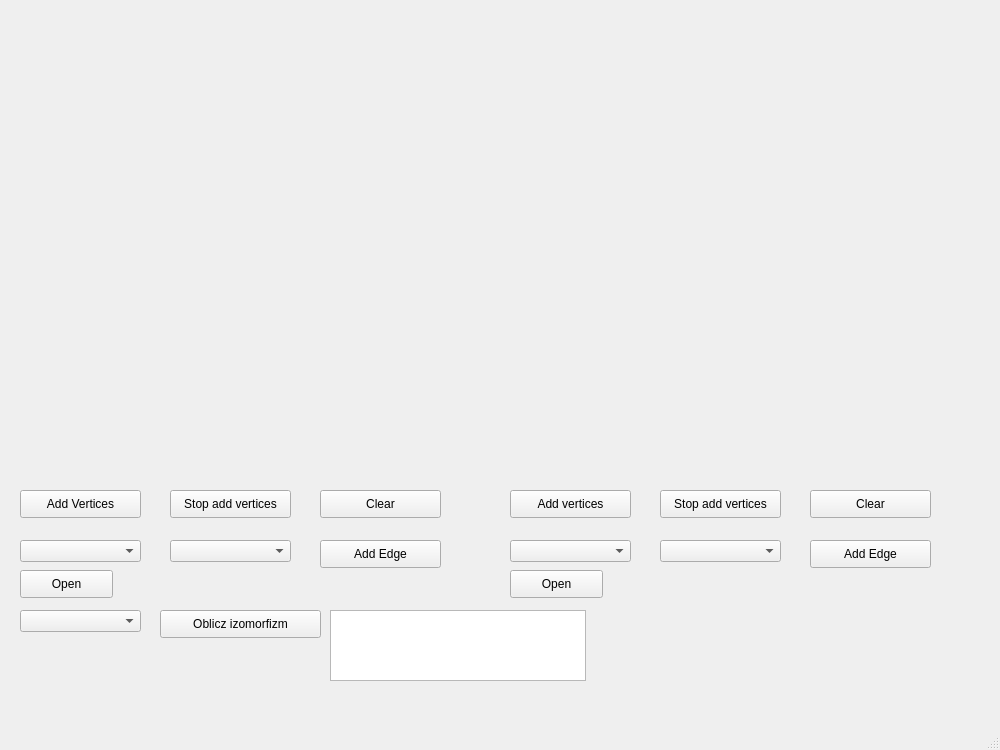
<?xml version="1.0" encoding="UTF-8"?>
<ui version="4.0">
 <class>MainWindow</class>
 <widget class="QMainWindow" name="MainWindow">
  <property name="geometry">
   <rect>
    <x>0</x>
    <y>0</y>
    <width>1000</width>
    <height>750</height>
   </rect>
  </property>
  <property name="minimumSize">
   <size>
    <width>1000</width>
    <height>750</height>
   </size>
  </property>
  <property name="maximumSize">
   <size>
    <width>1000</width>
    <height>750</height>
   </size>
  </property>
  <property name="windowTitle">
   <string>MainWindow</string>
  </property>
  <widget class="QWidget" name="centralwidget">
   <widget class="MyField" name="widget_1" native="true">
    <property name="geometry">
     <rect>
      <x>20</x>
      <y>20</y>
      <width>450</width>
      <height>450</height>
     </rect>
    </property>
    <property name="minimumSize">
     <size>
      <width>450</width>
      <height>450</height>
     </size>
    </property>
    <property name="maximumSize">
     <size>
      <width>450</width>
      <height>450</height>
     </size>
    </property>
    <property name="mouseTracking">
     <bool>true</bool>
    </property>
   </widget>
   <widget class="MyField" name="widget_2" native="true">
    <property name="geometry">
     <rect>
      <x>510</x>
      <y>20</y>
      <width>450</width>
      <height>450</height>
     </rect>
    </property>
    <property name="minimumSize">
     <size>
      <width>450</width>
      <height>450</height>
     </size>
    </property>
    <property name="maximumSize">
     <size>
      <width>450</width>
      <height>450</height>
     </size>
    </property>
    <property name="mouseTracking">
     <bool>true</bool>
    </property>
   </widget>
   <widget class="QComboBox" name="addEdgeComboBox1_1">
    <property name="geometry">
     <rect>
      <x>20</x>
      <y>540</y>
      <width>121</width>
      <height>22</height>
     </rect>
    </property>
   </widget>
   <widget class="QComboBox" name="addEdgeComboBox1_2">
    <property name="geometry">
     <rect>
      <x>170</x>
      <y>540</y>
      <width>121</width>
      <height>22</height>
     </rect>
    </property>
   </widget>
   <widget class="QComboBox" name="addEdgeComboBox2_1">
    <property name="geometry">
     <rect>
      <x>510</x>
      <y>540</y>
      <width>121</width>
      <height>22</height>
     </rect>
    </property>
   </widget>
   <widget class="QComboBox" name="addEdgeComboBox2_2">
    <property name="geometry">
     <rect>
      <x>660</x>
      <y>540</y>
      <width>121</width>
      <height>22</height>
     </rect>
    </property>
   </widget>
   <widget class="QPushButton" name="addEdgeButton_1">
    <property name="geometry">
     <rect>
      <x>320</x>
      <y>540</y>
      <width>121</width>
      <height>28</height>
     </rect>
    </property>
    <property name="text">
     <string>Add Edge</string>
    </property>
   </widget>
   <widget class="QPushButton" name="addEdgeButton_2">
    <property name="geometry">
     <rect>
      <x>810</x>
      <y>540</y>
      <width>121</width>
      <height>28</height>
     </rect>
    </property>
    <property name="text">
     <string>Add Edge</string>
    </property>
   </widget>
   <widget class="QPushButton" name="addVertexButton1_1">
    <property name="geometry">
     <rect>
      <x>20</x>
      <y>490</y>
      <width>121</width>
      <height>28</height>
     </rect>
    </property>
    <property name="text">
     <string>Add Vertices</string>
    </property>
   </widget>
   <widget class="QPushButton" name="addVertexButton1_2">
    <property name="geometry">
     <rect>
      <x>170</x>
      <y>490</y>
      <width>121</width>
      <height>28</height>
     </rect>
    </property>
    <property name="text">
     <string>Stop add vertices</string>
    </property>
   </widget>
   <widget class="QPushButton" name="addVertexButton2_1">
    <property name="geometry">
     <rect>
      <x>510</x>
      <y>490</y>
      <width>121</width>
      <height>28</height>
     </rect>
    </property>
    <property name="text">
     <string>Add vertices</string>
    </property>
   </widget>
   <widget class="QPushButton" name="addVertexButton2_2">
    <property name="geometry">
     <rect>
      <x>660</x>
      <y>490</y>
      <width>121</width>
      <height>28</height>
     </rect>
    </property>
    <property name="text">
     <string>Stop add vertices</string>
    </property>
   </widget>
   <widget class="QPushButton" name="openFileButton_1">
    <property name="geometry">
     <rect>
      <x>20</x>
      <y>570</y>
      <width>93</width>
      <height>28</height>
     </rect>
    </property>
    <property name="text">
     <string>Open</string>
    </property>
   </widget>
   <widget class="QPushButton" name="openFileButton_2">
    <property name="geometry">
     <rect>
      <x>510</x>
      <y>570</y>
      <width>93</width>
      <height>28</height>
     </rect>
    </property>
    <property name="text">
     <string>Open</string>
    </property>
   </widget>
   <widget class="QPushButton" name="compIzoButton1">
    <property name="geometry">
     <rect>
      <x>160</x>
      <y>610</y>
      <width>161</width>
      <height>28</height>
     </rect>
    </property>
    <property name="text">
     <string>Oblicz izomorfizm</string>
    </property>
   </widget>
   <widget class="QTextBrowser" name="textIso">
    <property name="geometry">
     <rect>
      <x>330</x>
      <y>610</y>
      <width>256</width>
      <height>71</height>
     </rect>
    </property>
   </widget>
   <widget class="QComboBox" name="giComboBox">
    <property name="geometry">
     <rect>
      <x>20</x>
      <y>610</y>
      <width>121</width>
      <height>22</height>
     </rect>
    </property>
   </widget>
   <widget class="QPushButton" name="clearButton_1">
    <property name="geometry">
     <rect>
      <x>320</x>
      <y>490</y>
      <width>121</width>
      <height>28</height>
     </rect>
    </property>
    <property name="text">
     <string>Clear</string>
    </property>
   </widget>
   <widget class="QPushButton" name="clearButton_2">
    <property name="geometry">
     <rect>
      <x>810</x>
      <y>490</y>
      <width>121</width>
      <height>28</height>
     </rect>
    </property>
    <property name="text">
     <string>Clear</string>
    </property>
   </widget>
  </widget>
  <widget class="QMenuBar" name="menubar">
   <property name="geometry">
    <rect>
     <x>0</x>
     <y>0</y>
     <width>1000</width>
     <height>26</height>
    </rect>
   </property>
  </widget>
  <widget class="QStatusBar" name="statusbar"/>
 </widget>
 <customwidgets>
  <customwidget>
   <class>MyField</class>
   <extends>QWidget</extends>
   <header>myfield.h</header>
   <container>1</container>
  </customwidget>
 </customwidgets>
 <resources/>
 <connections/>
</ui>
